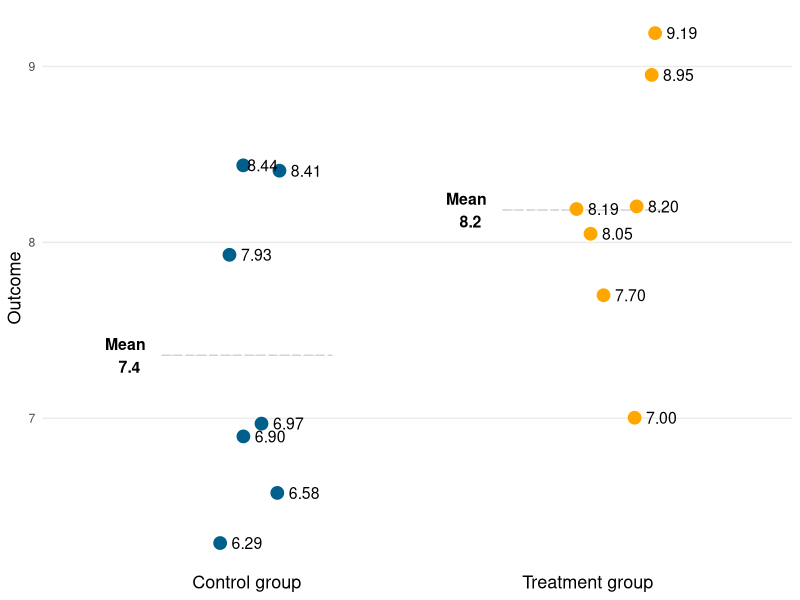
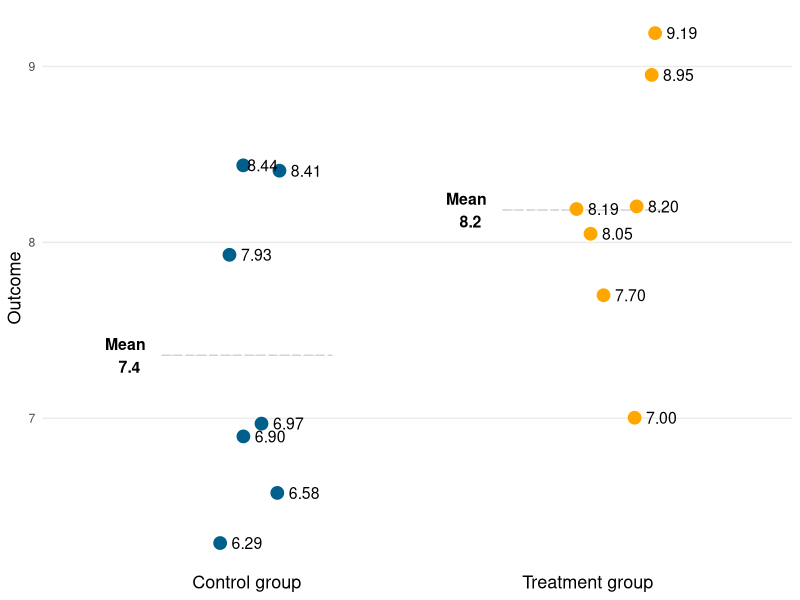

The R source for these figures, in order:
## ---- chunk 1
library(ggplot2)
library(ggrepel)
## ---- chunk 2
#| label: set_parameters
n <- 14 # n observations
p <- 8 # p potential confounders
te <- 0 # treatment effect beta_t
coef_size <- 1 # beta_p (taken as constant for all confounders)
distr <- "rnorm" # for standard-normally distributed confounders
confounder_mean <- 1 # mean of potential confounding variables
confounder_sd <- 0.5 # standard deviation of potential confounding variables
## ---- chunk 3
#| label: confounder_function
# function to simulate n observations of p confounding variables 
# from a given distribution function
generate_confounders <- function(n, p, distr = "rnorm", ...) {
    res <- sapply(1:p, FUN = function(x) {
        do.call(distr, args = list(
          n = n,
          mean = confounder_mean,
          sd = confounder_sd, 
          ...)
          )
        })
}
## ---- chunk 4
#| label: generate_anovas

generate_anovas <- function(n, p, te, coef_size, distr) {

    # record the initial random seed that will be used in this function
    seed <- .Random.seed

    # generate potential confounders
    X <- generate_confounders(n = n, p = p, distr = distr)
    
    # set effect of counfounders
    beta <- rep(coef_size, p)

    # randomize treatment
    treat <- sample(rep(0:1, n / 2))

    # compute the "true" outcome y
    y <- te * treat + X %*% beta
    
    # fit linear regression model for treatment
    fit_lm <- lm(y ~ treat)

    # conduct analysis of variance
    fit <- anova(fit_lm)

    # get differences in means between groups 
    # (may be used for non-binary confounders)
    mean_diff <- apply(
        X, 2, function(x) {
            mean(x[which(treat == 1)]) - mean(x[which(treat == 0)])
            }
        )

    res <- list(
        y = y,
        treat = treat,
        X = X,
        mean_diff = mean_diff,
        var_within = fit["Residuals", "Mean Sq"],
        var_between = fit["treat", "Mean Sq"],
        f = fit["treat", "F value"],
        pval = fit["treat", "Pr(>F)"],
        ci = confint(fit_lm)
        )
    
    # return random seed as an attribute (analogous to stats:::simulate.lm)
    attr(res, "seed") <- seed

    return(res)
}
## ---- chunk 5
#| label: simulate_data
n_simul <-101
sum_mean_diff <- numeric(n_simul)
seeds <- vector(mode = "list", length = n_simul)

set.seed(1)
for (i in 1:n_simul) {
    anova_sim <- generate_anovas(
        n = n, p = p, te = te, coef_size = coef_size, distr = distr
        )
    sum_mean_diff[i] <- sum(anova_sim$mean_diff)
    seeds[[i]] <- attr(anova_sim, "seed")
}

# retrieve the 75%-quantile case be choosing the seed that 
# corresponds to the median sum of mean differences
seed_index <- which(sum_mean_diff == quantile(sum_mean_diff, 0.75))
.Random.seed <- seeds[[seed_index]]
example_anova <- generate_anovas(
  n = n,
  p = p,
  te = te,
  coef_size = coef_size,
  distr = distr
  )

## ---- chunk 6
# store data for plotting in a data frame
plot_df <- data.frame(
    treat = ifelse(
        example_anova$treat == 1, "Treatment group", "Control group"
        ),
    y = example_anova$y
    )

group_means <- aggregate(y ~ treat, data = plot_df, FUN = mean)
## ---- chunk 7
#| label: print_data
print(plot_df[order(plot_df$treat), c("treat", "y")], row.names = FALSE)
## ---- chunk 8
#| label: plot_figure1

jittersettings <- position_jitter(height = 0, width = 0.2, seed = 22)

fig1 <- ggplot(data = plot_df, aes(x = treat, y = y)) +
    geom_crossbar(
        data = group_means,
        aes(y = y, ymin = y, ymax = y),
        colour = "lightgrey", 
        linetype = "dashed",
        alpha = 0.5,
        fatten = 0.5,
        width = 0.5
        ) +
    geom_text(
        data = group_means,
        aes(label = paste("Mean \n", round(y, 1))),
        size = 4,
        nudge_x = -0.35,
        family = "Helvetica",
        fontface = "bold"
        ) +
    geom_point(
    	aes(color = treat),
    	size = 4,
    	position= jittersettings
    	) +
    scale_color_manual(values = c(
      "Control group" = "#00608b", # blue
      "Treatment group" = "#ffa600" # yellow-orange
      #"Control group"= "#58508D", # purple-blue
      #"Treatment group" = "#FF6361" # red
      )) + 
    geom_text_repel(
        aes(label = format(round(y, 2), nsmall = 2)), 
    	#nudge_x = 0.2,        # Nudge labels to the right of the points
    	direction = "x",      # Only nudge horizontally
    	hjust = -0.35,            # Align text to the left
    	segment.size = 0,   # Line connecting point and text
    	#segment.alpha = 0,
    	segment.color = NA,
    	point.padding = 0,  # Padding between point and text
    	box.padding = 0,     # Padding around the text box
    	position = jittersettings,
    	size = 4,
    	family = "Helvetica"
     	) +    	
    theme_minimal() +
    ylab("Outcome") +
    # reverse order on x-axis
    scale_x_discrete(limits = rev(levels(plot_df$treat))) +
    theme(
    	legend.position = "none",
    	text = element_text(family = "Helvetica"),
        axis.title.x = element_blank(),
        panel.grid.major.x = element_blank(),
        panel.grid.minor.y = element_blank(),
        axis.title.y = element_text(family="Helvetica", size = 13),
        axis.text.x = element_text(family="Helvetica", size = 13, color = "black")
        ) 
    #ggtitle("A hypothetical randomized trial")

fig1
ggsave("figures/figure1.pdf", fig1, height = 4, width = 7)

